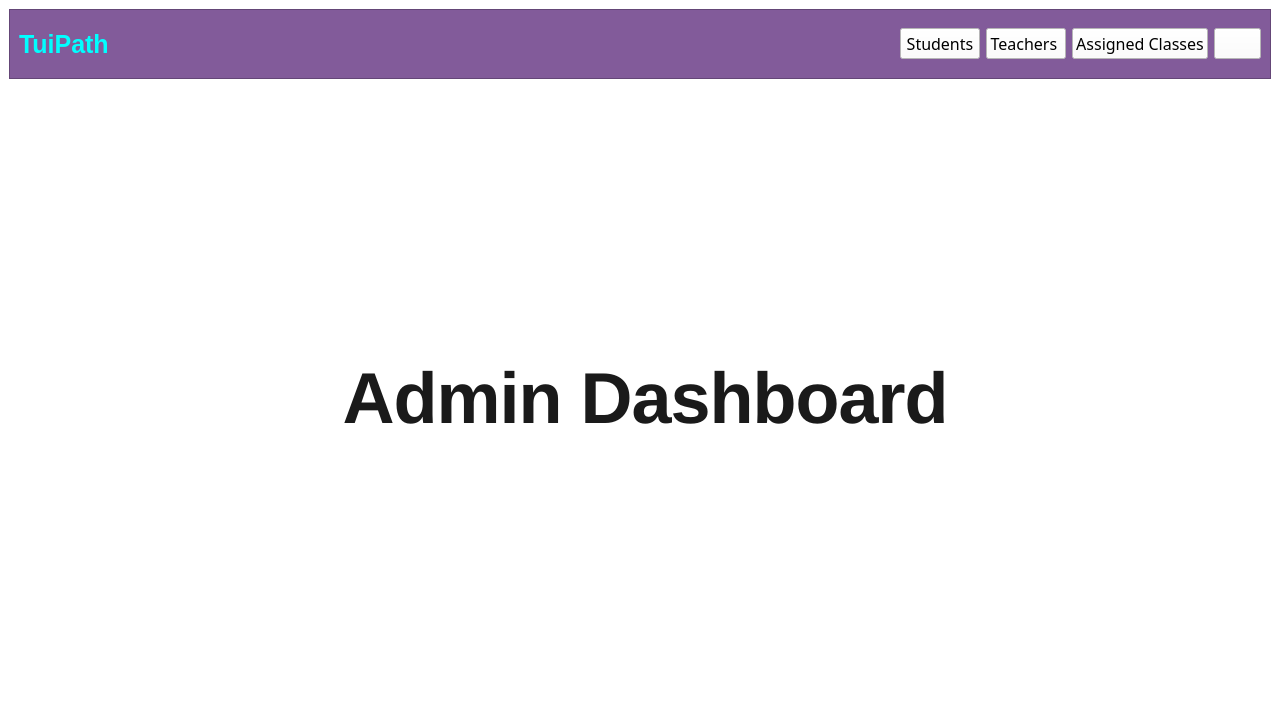
<?xml version="1.0" encoding="UTF-8"?>
<ui version="4.0">
 <class>admindashboard</class>
 <widget class="QMainWindow" name="admindashboard">
  <property name="geometry">
   <rect>
    <x>0</x>
    <y>0</y>
    <width>1280</width>
    <height>720</height>
   </rect>
  </property>
  <property name="windowTitle">
   <string>MainWindow</string>
  </property>
  <property name="styleSheet">
   <string notr="true">color: rgb(255, 255, 255);
background-color: rgb(255, 255, 255);</string>
  </property>
  <widget class="QWidget" name="centralwidget">
   <layout class="QVBoxLayout" name="verticalLayout">
    <item>
     <widget class="QFrame" name="HEADERFRAME">
      <property name="sizePolicy">
       <sizepolicy hsizetype="Preferred" vsizetype="Fixed">
        <horstretch>0</horstretch>
        <verstretch>0</verstretch>
       </sizepolicy>
      </property>
      <property name="minimumSize">
       <size>
        <width>0</width>
        <height>70</height>
       </size>
      </property>
      <property name="styleSheet">
       <string notr="true">background-color: #6A1B9A;
background-color: rgb(130, 91, 154);</string>
      </property>
      <property name="frameShape">
       <enum>QFrame::Shape::StyledPanel</enum>
      </property>
      <property name="frameShadow">
       <enum>QFrame::Shadow::Raised</enum>
      </property>
      <layout class="QHBoxLayout" name="horizontalLayout">
       <item>
        <widget class="QLabel" name="label">
         <property name="font">
          <font>
           <pointsize>19</pointsize>
           <bold>true</bold>
          </font>
         </property>
         <property name="styleSheet">
          <string notr="true">color: rgb(0, 0, 0);
color: rgb(0, 255, 255);</string>
         </property>
         <property name="text">
          <string>TuiPath</string>
         </property>
        </widget>
       </item>
       <item>
        <spacer name="horizontalSpacer">
         <property name="orientation">
          <enum>Qt::Orientation::Horizontal</enum>
         </property>
         <property name="sizeHint" stdset="0">
          <size>
           <width>40</width>
           <height>20</height>
          </size>
         </property>
        </spacer>
       </item>
       <item>
        <widget class="QPushButton" name="adminstudentupdate">
         <property name="font">
          <font>
           <family>Algerian</family>
           <pointsize>12</pointsize>
           <underline>false</underline>
          </font>
         </property>
         <property name="styleSheet">
          <string notr="true">color: rgb(0, 0, 0);

background-color: rgb(255, 255, 255);</string>
         </property>
         <property name="text">
          <string>Students</string>
         </property>
        </widget>
       </item>
       <item>
        <widget class="QPushButton" name="adminteacherupdate">
         <property name="font">
          <font>
           <family>Algerian</family>
           <pointsize>12</pointsize>
           <underline>false</underline>
          </font>
         </property>
         <property name="styleSheet">
          <string notr="true">color: rgb(0, 0, 0);

background-color: rgb(255, 255, 255);</string>
         </property>
         <property name="text">
          <string>Teachers </string>
         </property>
        </widget>
       </item>
       <item>
        <widget class="QPushButton" name="teacherassignedclassupdate">
         <property name="font">
          <font>
           <family>Algerian</family>
           <pointsize>12</pointsize>
           <underline>false</underline>
          </font>
         </property>
         <property name="styleSheet">
          <string notr="true">color: rgb(0, 0, 0);

background-color: rgb(255, 255, 255);</string>
         </property>
         <property name="text">
          <string>Assigned Classes</string>
         </property>
        </widget>
       </item>
       <item>
        <widget class="QPushButton" name="td_profile">
         <property name="font">
          <font>
           <family>Algerian</family>
           <pointsize>12</pointsize>
           <underline>false</underline>
          </font>
         </property>
         <property name="styleSheet">
          <string notr="true">color: rgb(0, 0, 0);
image: url(:/images/logout.png);
background-color: rgb(255, 255, 255);</string>
         </property>
         <property name="text">
          <string/>
         </property>
        </widget>
       </item>
      </layout>
     </widget>
    </item>
    <item>
     <widget class="QStackedWidget" name="stackedWidget">
      <widget class="QWidget" name="page">
       <layout class="QVBoxLayout" name="verticalLayout_2">
        <item>
         <widget class="QLabel" name="label_2">
          <property name="styleSheet">
           <string notr="true">QLabel {
    color: #1a1a1a;              
    font-family: &quot;Segoe UI&quot;, &quot;Arial&quot;;
    font-size: 72px;            
    font-weight: 600;           
    background-color: transparent;
    letter-spacing: -1px;      
    padding-left: 10px;
}</string>
          </property>
          <property name="text">
           <string>Admin Dashboard</string>
          </property>
          <property name="alignment">
           <set>Qt::AlignmentFlag::AlignCenter</set>
          </property>
         </widget>
        </item>
       </layout>
      </widget>
      <widget class="QWidget" name="page_2"/>
     </widget>
    </item>
   </layout>
  </widget>
 </widget>
 <resources/>
 <connections/>
</ui>
